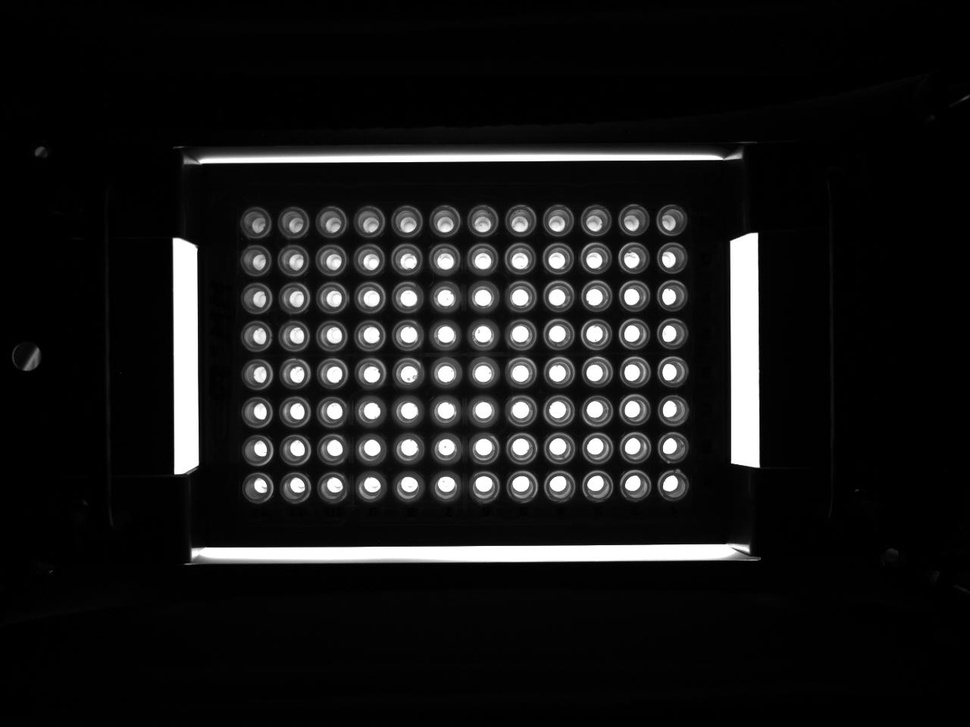
#> input picture WW20/WW_20_000.jpg, 970 x 727 px, shrunk from 1280 x 960 before the run
$ python -i sample_brightness.py   (imports and definitions only)
#> lines starting #> are read from the running program, lines starting #| are printed output that depends on the picture; after the words box and inside, x2 and y2 are one past the last pixel; in counts of white or black regions, pixels touching at a corner belong together
import json
import sys
import string
from PIL import Image, ImageDraw
from progress.bar import IncrementalBar
import os
from matplotlib import pyplot
import csv

## Calibration Tool: https://codepen.io/backoefer/full/axbmyG

# Settings
file_path = '/Users/damon/Documents/GitHub/FreezingDevices/WW20/' # Path to image files
log_file = file_path + '20190418_T_log_WW_20.csv'
brightness_probe_size = 29 # Needs to be uneven, so the circle's mid point is defined by a single pixel and corners are all equally large

# Calibration
delta_unfrozen_treshold = 0.2 # E.g. 0.2 = If total brightness difference of a probe is lower than 0.2 of the largest brightness difference, consider it unfrozen. This is particularly necessary when working with partial datasets
delta_significance_threshold = 0.5 # The relative strength of a delta brightness change required to count as frozen. For example, with this setting set to 0.2, we will recognize the first delta in the top 80% of deltas as the freezing one

### FUNCTION DEFINITIONS ###

# Function to get calibration file
def get_calibration():

  # Script looks for a 'default_calibration.json' in the folder it is run in, but uses a 'calibration.json' in the test folder if available
  calibration = './default_calibration.json'
  custom_file = file_path + 'calibration.json'

  if os.path.isfile(custom_file):
    print('Using test-specific calibration...')
    calibration = custom_file
  elif os.path.isfile(calibration):
    print('Using default calibration file...')
  else:
    print('ERROR: No calibration file found, aborting')
    sys.exit()

  with open(calibration, 'r') as f:
    calibration = json.load(f)
    coordinates = calibration['probe_coordinates']
    return coordinates

# Function to get all images in the image folder
def get_images():

    print('Open image files...')

    folder_contents = os.listdir(file_path)
    image_extensions = ('.jpg', '.jpeg')
    image_files = []
    for i, filename in enumerate(folder_contents):
      file_is_visible = filename[:1] != '.'
      file_exists = os.path.isfile(file_path + filename)
      file_is_image = any(ext in filename for ext in image_extensions)
      if file_exists and file_is_image and file_is_visible:
        image_files.append(filename)
    return sorted(image_files) # Needs to be sorted, as files aren't read in ascending order by default


# Create a circular mask that is used to constrain the sampled image area to a circle
def make_probe_mask(size):
#> called with size = 29
  mask_image = Image.new('L', (size, size), 'black') # Make black image
#> mask_image: PIL image 29x29 L; every value is 0
  drawing_context = ImageDraw.Draw(mask_image)
  drawing_context.ellipse([0, 0, size, size], 'white') # Draw white circle on it
  return mask_image

brightness_probe_mask = make_probe_mask(brightness_probe_size)
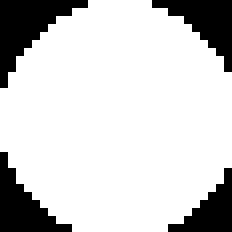
#> brightness_probe_mask: PIL image 29x29 L (shown 8 times larger); 80.9% white; 4 black regions, box (x1, y1, x2, y2) and area: (0, 0, 11, 11) 51, (19, 0, 29, 9) 40, (0, 19, 9, 29) 40, (21, 21, 29, 29) 30


# Use the histogram of a grayscale image to calculate the mean brightness between 0.0 (black) and 1.0 (white)
# [25 lines left out: functions calc_mean_brightness, probe_image_at_point, not called in this run]


# Utility function for getting individual columns from two-dimensional arrays
def get_column(matrix, i):
    return [row[i] for row in matrix]


# Get temperatures from log file
def get_temperatures():
  with open(log_file, 'rU') as infile:
    csv_contents = csv.reader(infile, delimiter=';')
    temps = get_column(csv_contents, 2)
    # Convert to floats
    for i, temp in enumerate(temps):
      temps[i] = float(temp)
    return temps


# Save an overlay of the sample grid to verify sample locations
# [19 lines left out: function save_sample_map, not called in this run]


# Take brightness samples for whole image set
def measure_brightness(images):
  rows = []
  bar = IncrementalBar('Measure brightness...', max=len(images), suffix='%(percent).1f%% - %(eta)ds')
  for i, image in enumerate(images):
    im = Image.open(file_path + image).convert(mode='L');
    cols = []
    for j, coords in enumerate(probe_coordinates):
      x = coords['x']
      y = coords['y']
      brightness = probe_image_at_point(im, x, y)
      cols.append(brightness)
    rows.append(cols)
    bar.next()

  bar.finish()
  return rows


# Reject unfrozen probes
# [127 lines left out: functions reject_unfrozen_probes, analyze_data_incremental, plot_results, save_results, not called in this run]


# ### SCRIPT ###

# # 0. Get Calibration
# [1 line that did not run here, left out]

# # 1. Get image files + log file with temperatures
all_images = get_images()
# [1 line that did not run here, left out]

# # 2. Measure brightness for all samples across all images
# [1 line that did not run here, left out]
# [1 line that did not run here, left out]
# [1 line not run here, left out]

# # 3. Determine when each sample froze
# [1 line that did not run here, left out]

# # 4. Plot results
# [4 lines not run here, left out]

>>> import cv2
>>> picture = cv2.imread('WW20/WW_20_000.jpg', cv2.IMREAD_GRAYSCALE)
#> picture is the input picture: shape (727, 970); min 0, max 255, mean 24.9
#> (the run stopped early here; a loop or call above may not have finished)
